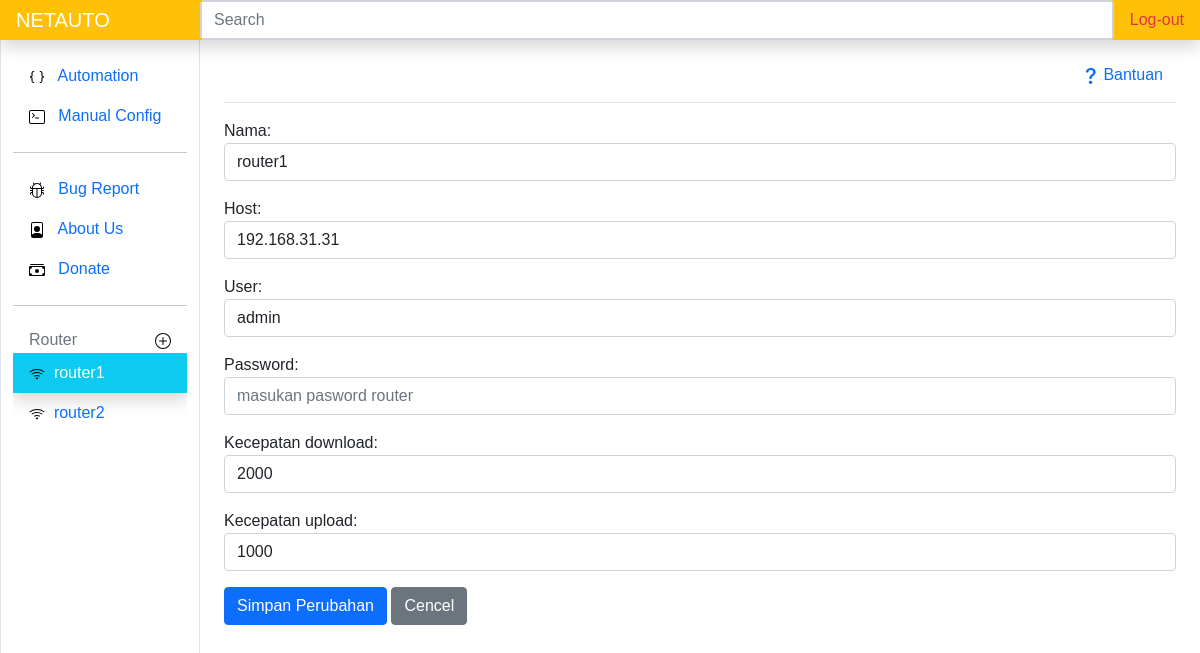
Before: /updaterouter/1 (signed in) with the older database file.
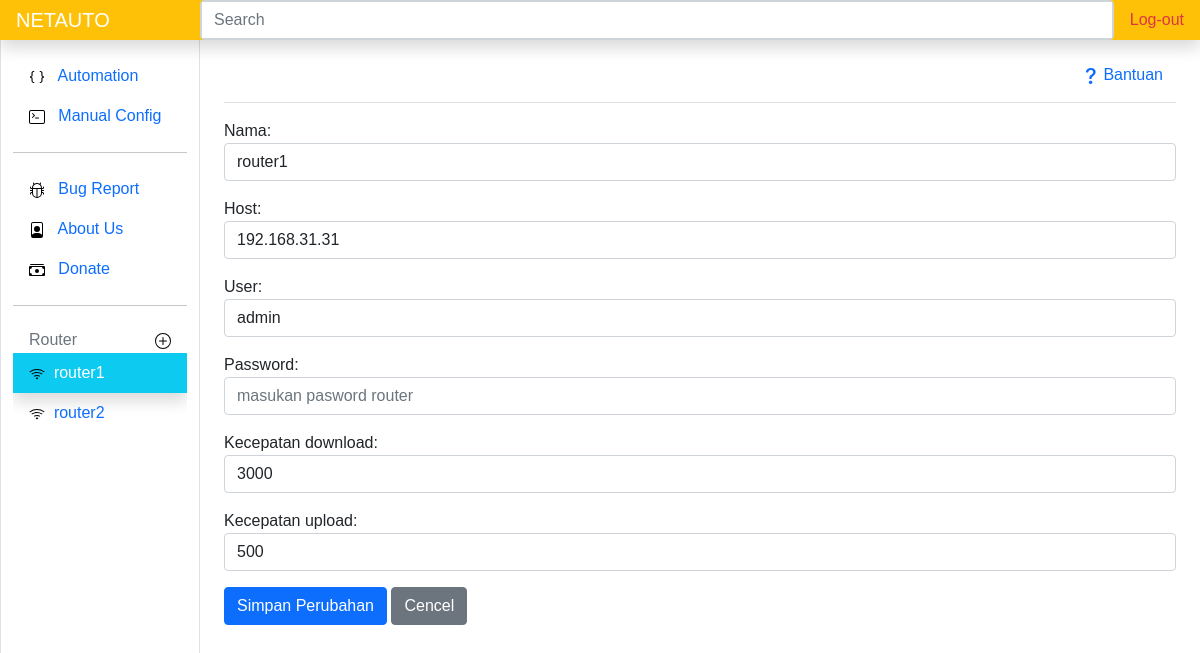
After: the same page with the newer database file.
### routerapp/models.py (models this page shows, shortened)
class Routerm(models.Model):
    nama = models.CharField(max_length=50)
    host = models.CharField(max_length=50)
    user = models.CharField(max_length=30)
    password = models.CharField(max_length=50, blank=True)
    kecepatan_download = models.IntegerField(blank=True)
    kecepatan_upload = models.IntegerField(blank=True)
    pub_date = models.DateField(auto_now=True)

### routerapp/views.py (the view)
# urls.py: path('updaterouter/<int:idr>',views.updaterouter,name='uprouter'),
@login_required(login_url=settings.LOGIN_URL)
def updaterouter(request, idr):
    router = Routerm.objects.get(id=idr)
    if request.method == 'POST':
        form = RoutermForm(request.POST, instance=router)
        if form.is_valid():
            form.save()
            messages.success(request,"berhasil mengubah router")
            return redirect('router', idr)
    else:
        form = RoutermForm(instance=router)
        routerside = Routerm.objects.all()
        context = {
            'idk' : idr,
            'form' : form,
            'routerside': routerside
        }
        return render(request, 'uprouter.html', context)

### routerapp/forms.py
class RoutermForm(ModelForm):
    class Meta:
        model = Routerm
        fields = '__all__'
        widgets = {
            'nama': forms.TextInput({'class': 'form-control', 'placeholder': 'masukan nama untuk router'}),
            'host': forms.TextInput({'class': 'form-control', 'placeholder': 'alamat host router | contoh: 192.168.1.1'}),
            'user': forms.TextInput({'class': 'form-control', 'placeholder': 'masukan username router'}),
            'password': forms.TextInput({'class': 'form-control', 'placeholder': 'masukan pasword router'}),
            'kecepatan_download': forms.TextInput({'class': 'form-control', 'placeholder': 'dalam kilobyte'}),
            'kecepatan_upload': forms.TextInput({'class': 'form-control', 'placeholder': 'dalam kilobyte'}),
        }

### routerapp/templates/uprouter.html (shortened to what this page needs)
{% extends 'base.html' %}
{% load static %}
{% block content %}
    <form action="" method="post">
        {{form.as_p}}
        <input class="btn btn-primary" type="submit" value="Simpan Perubahan">
        <a href="{% url 'router' idk %}" class="btn btn-secondary" >Cencel</a>
    </form>
{% endblock content %}
{% block routerside %}
{% include 'routerside.html' %}
{% endblock routerside %}

### templates/base.html (shortened to what this page needs)
{% load static %}
<!DOCTYPE html>
<html lang="en">
{% url 'manual' as manual_url %}
{% url 'show' as show_url %}
<head>
  <link rel="stylesheet" href="{% static 'css/bootstrap.css' %}">
  <link rel="stylesheet" href="//code.jquery.com/ui/1.12.1/themes/base/jquery-ui.css">
  <link rel="stylesheet" href="{% static 'css/stayle.css' %}" />
</head>
<body>
  <header class="navbar navbar-dark sticky-top bg-warning flex-md-nowrap p-0 shadow">
    <a class="navbar-brand col-md-3 col-lg-2 me-0 px-3 ml-5" href="{% url 'show' %}">NETAUTO</a>
    <form class="form-control p-0" method="POST" action="{% url 'configlogurl' %}">
      <input id="searhid" name="keyword" class="form-control form-control-dark w-100 rounded-0" type="text" placeholder="Search"
        aria-label="Search" />
    </form>
    <ul class="navbar-nav px-3">
      <li class="nav-item text-nowrap ">
        <a class="nav-link text-danger" href="{% url 'logout' %}">Log-out</a>
      </li>
    </ul>
  </header>
  <div class="container-fluid">
    <div class="row">
      <nav id="sidebarMenu" class="col-md-3 col-lg-2 d-md-block border-top-0 bg-white sidebar border border-1 collapse position-fixed h-100 "
        >
        <div class=" pt-3 ">
          <ul class="nav flex-column">
            <li class="nav-item">
              <a class="nav-link {% if request.path == show_url %} bg-info text-white {% endif %} " aria-current="page" href="{% url 'show' %}">
                <img src="{% static 'icons/braces.svg' %}" alt="">
                &nbsp;
                Automation
              </a>
            </li>
            <li class="nav-item">
              <a class="nav-link {% if request.path == manual_url %} bg-info text-white {% endif %} " href="{% url 'manual' %}">
                <img src="{% static 'icons/terminal.svg' %}" alt="">
                &nbsp;
                Manual Config
              </a>
            </li>
            <hr>
            <li class="nav-item">
              <a class="nav-link" target="_blank" href="https://github.com/cecep31/netauto/issues">
                <img src="{% static 'icons/bug.svg' %}" alt="">
                &nbsp;
                Bug Report
              </a>
            </li>
            <li class="nav-item">
              <a class="nav-link" href="https://github.com/cecep31/netauto">
                <img src="{% static 'icons/file-person.svg' %}" alt="">&nbsp;&nbsp;
                About Us
              </a>
            </li>
            <li class="nav-item">
              <a class="nav-link" href="">
                <img src="{% static 'icons/cash.svg' %}" alt="">
                &nbsp;
                Donate
              </a>
            </li>
          </ul>
          <hr>
          <h6 class="sidebar-heading d-flex justify-content-between align-items-center px-3 mt-4 mb-1 text-muted">
            <span> Router</span>
            <a class="link-secondary" href="{% url 'addrouter' %}" aria-label="Add a new report">
              <img src="{% static 'icons/plus-circle.svg' %}" alt="">
            </a>
          </h6>
          <ul class="nav flex-column mb-2">
            {% block routerside %}
            {% endblock routerside %}
          </ul>
        </div>
      </nav>
      <main class="col-md-9 ms-sm-auto col-lg-10 px-md-4">
        <div
          class="d-flex justify-content-between flex-wrap flex-md-nowrap align-items-center pt-3 pb-2 mb-3 border-bottom">
          <button type="button" class="btn text-primary" data-bs-toggle="modal" data-bs-target="#exampleModal">
            Bantuan
          </button>
        </div>
        <div id="main" style="display: none;">
          {% block content %}
          {% endblock content %}
        </div>
      </main>
    </div>
  </div>
</body>
</html>

### templates/routerside.html (shortened to what this page needs)
<div class="pb-lg-5 overflow-auto">
    {% load static %}
    {% for routerside in routerside %}
    <li class="nav-item">
        <a class="nav-link {% if routerside.id == idk %}shadow text-white bg-info{% endif %}" href="{% url 'router' routerside.id %}">
            <img src="{% static 'icons/wifi.svg' %}" alt="">&nbsp;
            {{routerside.nama}}
        </a>
    </li>
    {% endfor %}
</div>

### templates/base.html (style rules this page uses)
body { font-family:Arial, Helvetica, sans-serif; }

Changed rows visible on the page:
changed Routerm "router1": kecepatan_download "2000" → "3000"; kecepatan_upload "1000" → "500"
